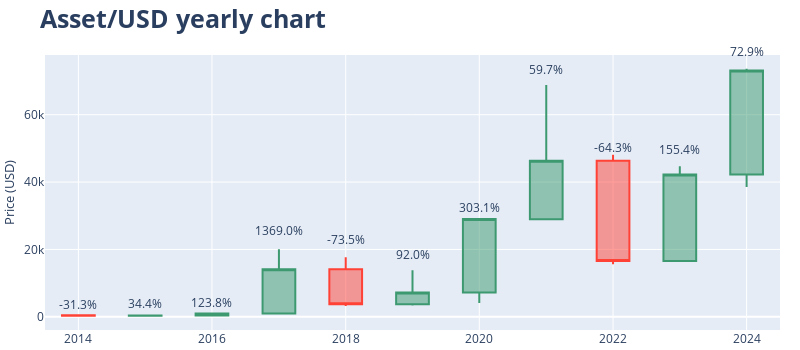

The code cell stored with this chart in its notebook:
### Markdown cell above
# Interactive candlestick chart with Plotly

### Code cell
candlestick = go.Candlestick(
                    x     = pd.to_datetime(df_plot.index, format='%Y'),
                    open  = df_plot.open,
                    close = df_plot.close,
                    low   = df_plot.low,
                    high  = df_plot.high
                    )

fig = go.Figure(data=[candlestick])

fig.update_layout(
    width       = 800,
    height      = 350,
    title       = dict(text='<b>Asset/USD yearly chart</b>', font=dict(size=25)),
    yaxis_title = dict(text='Price (USD)', font=dict(size=13)),
    margin      = dict(l=0, r=20, t=55, b=20),
    xaxis_rangeslider_visible = False,
    annotations = annotations_list
    )

### Figure 1 — Plotly figure (JSON) as saved in the notebook; plotly's stock layout.template omitted (floating-point values rounded to 4 significant figures)
{"data": [{"close": [320.2, 430.6, 963.7, 14160.0, 3743.0, 7194.0, 29000.0, 46310.0, 16550.0, 42270.0, 73080.0], "high": [468.2, 495.6, 979.4, 20089, 17710.0, 13800.0, 29240.0, 68790.0, 48090.0, 44710.0, 73640.0], "low": [289.3, 171.5, 354.9, 755.8, 3191.0, 3391.0, 4107.0, 28720.0, 15600.0, 16520.0, 38520.0], "open": [465.9, 320.4, 430.7, 963.7, 14110.0, 3747.0, 7195.0, 28990.0, 46310.0, 16550.0, 42280.0], "type": "candlestick", "x": ["2014-01-01T00:00:00", "2015-01-01T00:00:00", "2016-01-01T00:00:00", "2017-01-01T00:00:00", "2018-01-01T00:00:00", "2019-01-01T00:00:00", "2020-01-01T00:00:00", "2021-01-01T00:00:00", "2022-01-01T00:00:00", "2023-01-01T00:00:00", "2024-01-01T00:00:00"]}], "layout": {"annotations": [{"showarrow": false, "text": "-31.3%", "x": "2014-01-01T00:00:00", "xanchor": "center", "xref": "x", "y": 0.05636, "yref": "paper"}, {"showarrow": false, "text": "34.4%", "x": "2015-01-01T00:00:00", "xanchor": "center", "xref": "x", "y": 0.05673, "yref": "paper"}, {"showarrow": false, "text": "123.8%", "x": "2016-01-01T00:00:00", "xanchor": "center", "xref": "x", "y": 0.0633, "yref": "paper"}, {"showarrow": false, "text": "1369.0%", "x": "2017-01-01T00:00:00", "xanchor": "center", "xref": "x", "y": 0.3228, "yref": "paper"}, {"showarrow": false, "text": "-73.5%", "x": "2018-01-01T00:00:00", "xanchor": "center", "xref": "x", "y": 0.2905, "yref": "paper"}, {"showarrow": false, "text": "92.0%", "x": "2019-01-01T00:00:00", "xanchor": "center", "xref": "x", "y": 0.2374, "yref": "paper"}, {"showarrow": false, "text": "303.1%", "x": "2020-01-01T00:00:00", "xanchor": "center", "xref": "x", "y": 0.4471, "yref": "paper"}, {"showarrow": false, "text": "59.7%", "x": "2021-01-01T00:00:00", "xanchor": "center", "xref": "x", "y": 0.9842, "yref": "paper"}, {"showarrow": false, "text": "-64.3%", "x": "2022-01-01T00:00:00", "xanchor": "center", "xref": "x", "y": 0.703, "yref": "paper"}, {"showarrow": false, "text": "155.4%", "x": "2023-01-01T00:00:00", "xanchor": "center", "xref": "x", "y": 0.6571, "yref": "paper"}, {"showarrow": false, "text": "72.9%", "x": "2024-01-01T00:00:00", "xanchor": "center", "xref": "x", "y": 1.05, "yref": "paper"}], "height": 350, "margin": {"b": 20, "l": 0, "r": 20, "t": 55}, "title": {"font": {"size": 25}, "text": "<b>Asset/USD yearly chart</b>"}, "width": 800, "xaxis": {"autorange": true, "range": ["2013-07-02 12:00", "2024-07-01 12:00"], "rangeslider": {"visible": false, "yaxis": {}}, "type": "date"}, "yaxis": {"autorange": true, "range": [-3910.0, 77720.0], "title": {"font": {"size": 13}, "text": "Price (USD)"}}}}
